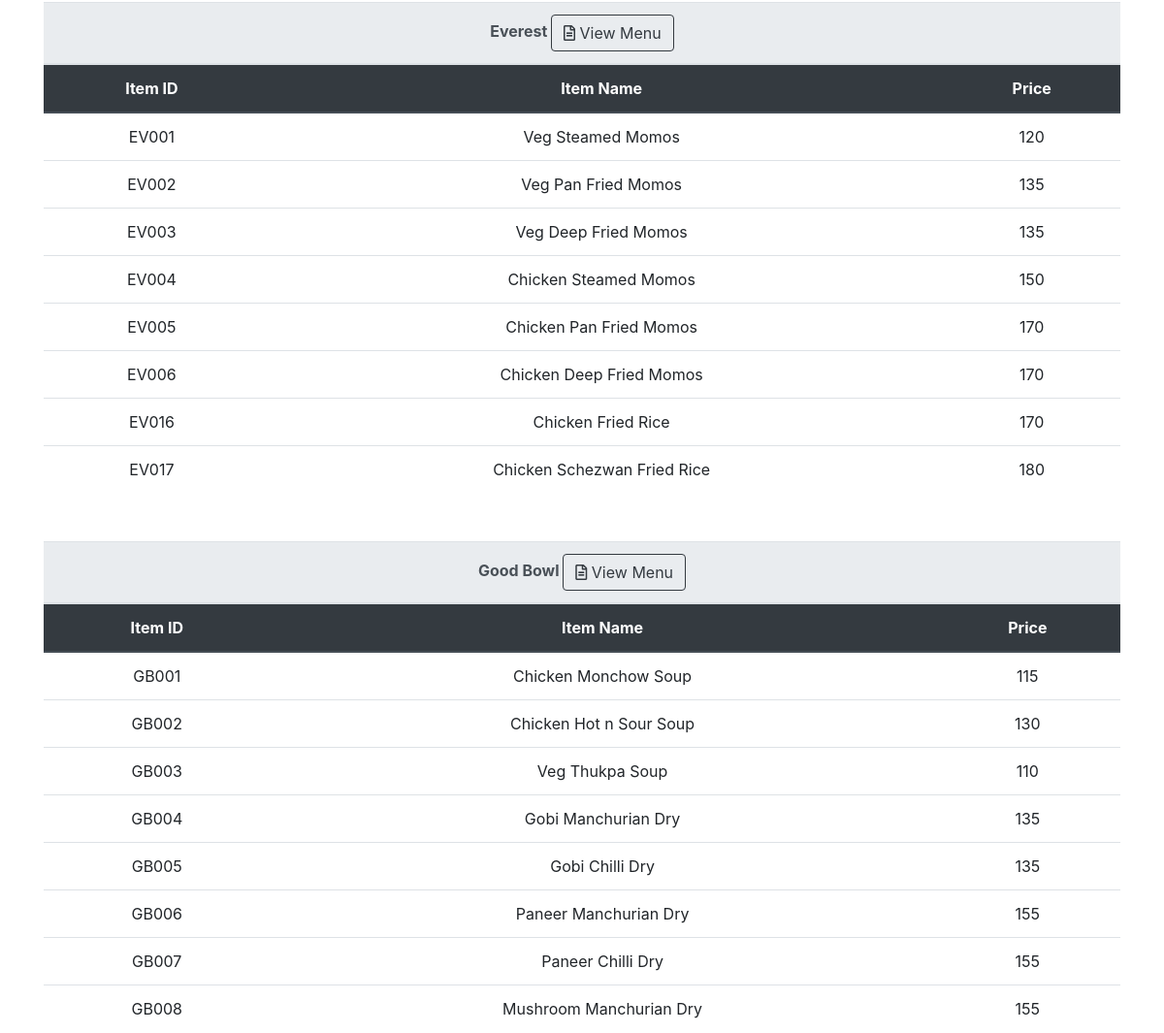
Page /chinese.php (signed in, middle part) on the earlier database version.
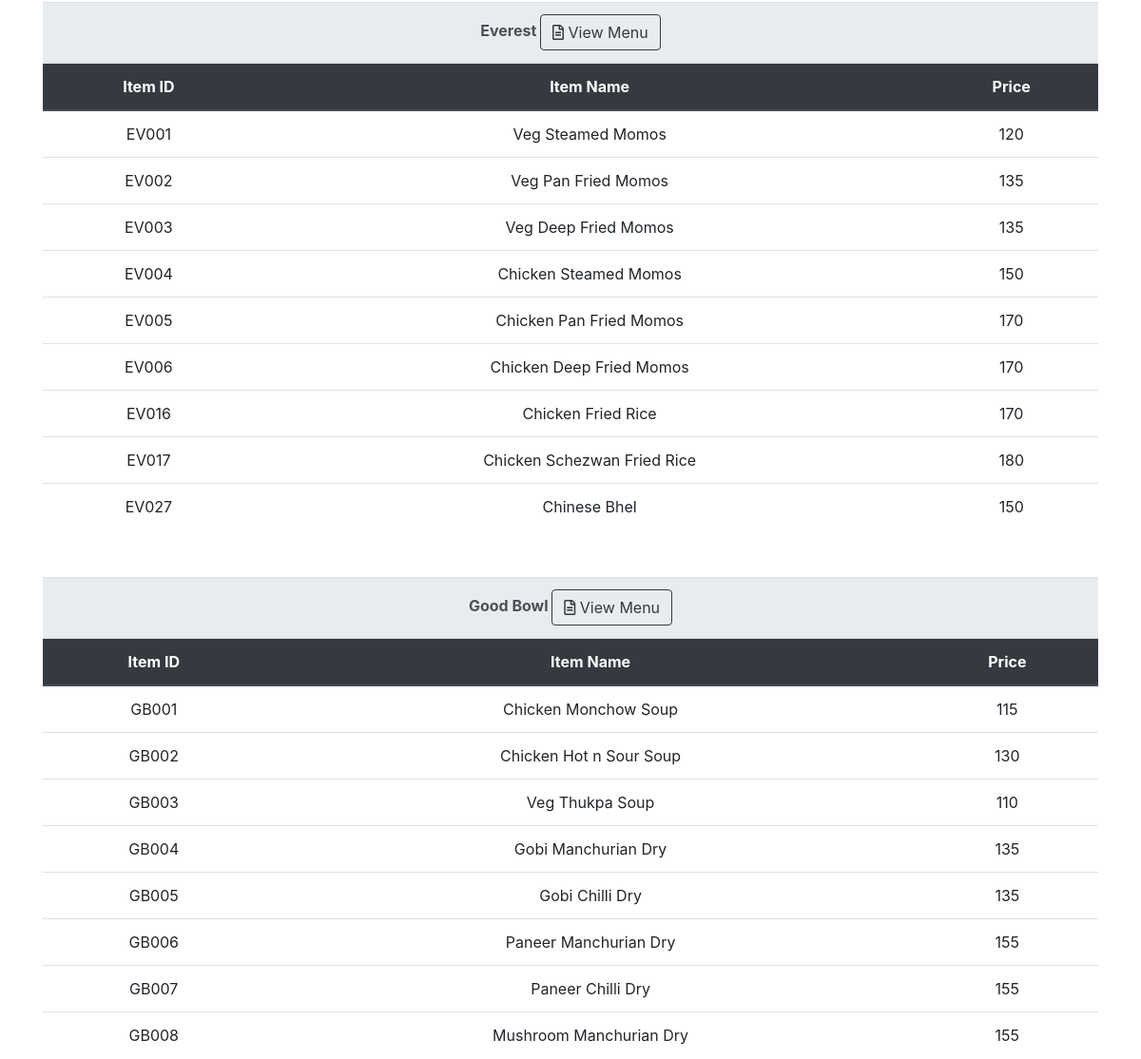
Same page on the later database version.
### tables this page shows
CREATE TABLE `restaurant` (
  `u_name` varchar(40) DEFAULT NULL,
  `r_name` varchar(20) DEFAULT NULL,
  `address` varchar(60) DEFAULT NULL,
  `contact` varchar(20) DEFAULT NULL,
  `rating` float DEFAULT '0',
  `r_id` varchar(10) NOT NULL,
  `no_of_rating` int(20) DEFAULT '0'
);

CREATE TABLE `4` (
  `ITEM_ID` char(5) NOT NULL,
  `ITEM_NAME` varchar(30) DEFAULT NULL,
  `PRICE` float DEFAULT NULL,
  `CUISINE_TYPE` varchar(20) DEFAULT NULL,
  `Availability` varchar(15) NOT NULL
);

CREATE TABLE `5` (
  `ITEM_ID` char(5) NOT NULL,
  `ITEM_NAME` varchar(30) DEFAULT NULL,
  `PRICE` float DEFAULT NULL,
  `CUISINE_TYPE` varchar(20) DEFAULT NULL,
  `Availability` varchar(15) NOT NULL
);

### chinese.php (the view, shortened to what this page needs)
<!doctype html>
<html>
    <head>
        <link rel="stylesheet" href="https://ajax.googleapis.com/ajax/libs/jqueryui/1.12.1/themes/smoothness/jquery-ui.css">
        <link rel="stylesheet" href="https://stackpath.bootstrapcdn.com/bootstrap/4.3.1/css/bootstrap.min.css">
        <link rel="stylesheet" href="https://use.fontawesome.com/releases/v5.7.2/css/all.css">
        <link rel="stylesheet" type="text/css" href="css/style.css">
 <?php
    if(empty($_SESSION['name']))
    {
        header("Location:login.php");
    }
    else if($_SESSION['type']==2)
    {
 ?>
    </head>
    <body>
        <?php
                $servername = "localhost";
                $username = "root";
                $password = "4956";
                $dbname = "foodi";
                $conn = new mysqli($servername, $username, $password, $dbname);
                $sql = "SELECT * FROM restaurant";
                $result = $conn->query($sql);
                while ($row = $result->fetch_array(MYSQLI_ASSOC)) {
                        $field1name = $row['r_id'];
                        $field2name = $row['r_name'];
                ?>
                    <div id="table" class="container text-center">
                          <table class="table">
                            <thead>
                             <tr class="thead-light">
                              <th colspan='4'><?php echo $field2name; ?>     <button type="button" class="btn btn-outline-dark"><i class="far fa-file-alt"></i> View Menu</button></th>
                             </tr>
                             <tr  class="thead-dark">
                              <th scope="col">Item ID</th>
                              <th scope="col">Item Name</th>
                              <th scope="col">Price</th>
                            </tr>
                          </thead>
                          <tbody>
                            <?php
                                $sql1 = "SELECT * FROM `".  $field1name ."` WHERE CUISINE_TYPE='Chinese' and Availability='Available'";
                                $result1 = $conn->query($sql1);
                                while ($row1 = $result1->fetch_array(MYSQLI_ASSOC)) {
                                    $field11name = $row1['ITEM_ID'];
                                    $field22name = $row1['ITEM_NAME'];
                                    $field33name = $row1['PRICE'];
                                    echo '<tr>
                                              <td>'.$field11name.'</td>
                                              <td>'.$field22name.'</td>
                                              <td>'.$field33name.'</td>' ?>
                                            <?php  echo '</tr>';
                                }
                            ?>
                        </tbody>
                    </table>
                   </div>
        <?php }
        ?>
    </body><?php }
	else
	{
		header("Location:access_deny.html");
	}
	?>
</html>

Differences in the rows shown:
added 4: ITEM_ID "EV027", ITEM_NAME "Chinese Bhel", PRICE "150", shown under restaurant "Everest"
